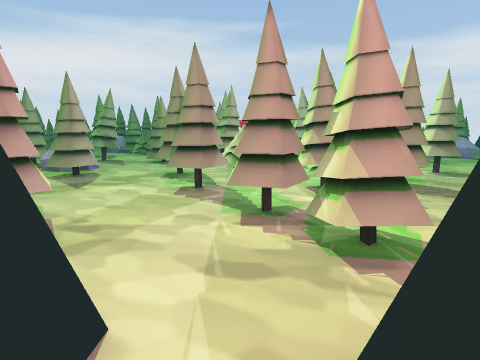
view 1 (above)

24 first-person views from a walk through a 3-D level made in the Unity game engine. The camera is 1.3 m above the floor, tilts 10° down and sees 80° across. The floor is counted in squares, 1 m on a side. Each view is taken from the middle of a square. On the plan, view 1 faces up. The plan holds only what a view shows up to about 13 squares ahead; the rest is blank. The place goes on beyond the plan. The player is left out. Some animated figures are left out.

view 2
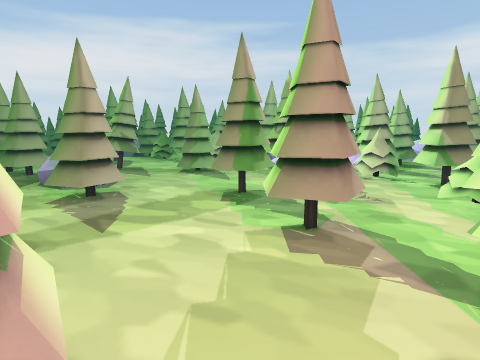

view 3
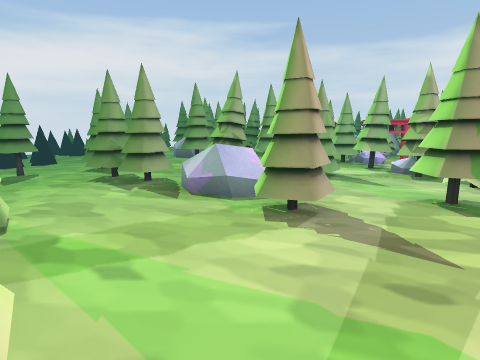

view 4
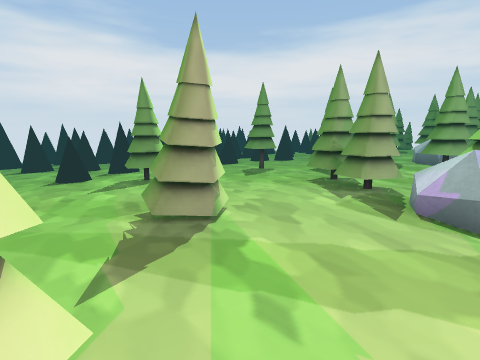

view 5
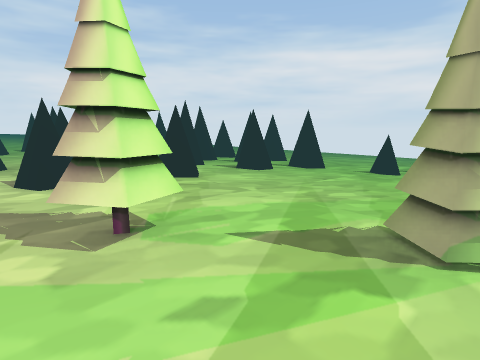

view 6
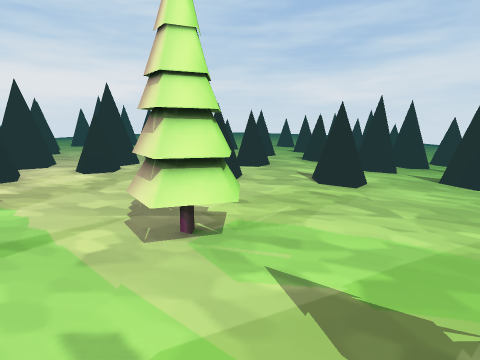

view 7
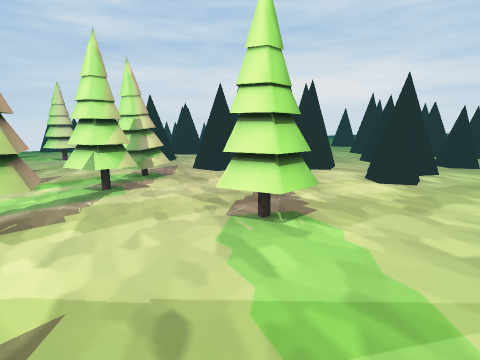

view 8
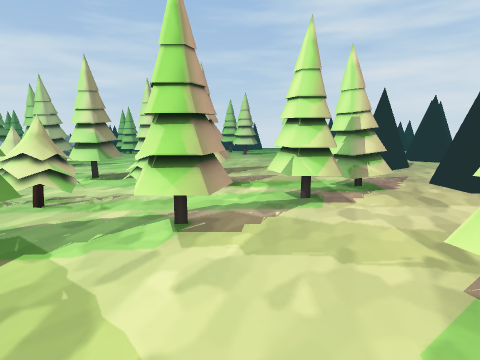

view 9
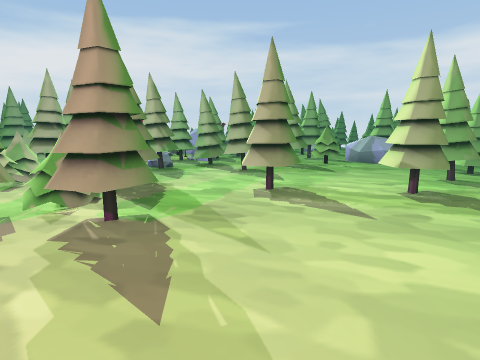

view 10
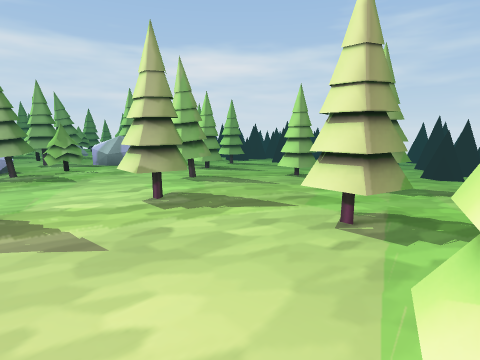

view 11
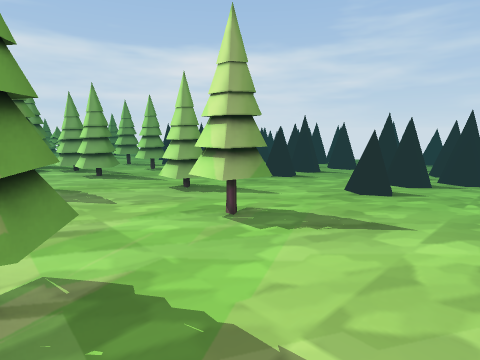

view 12
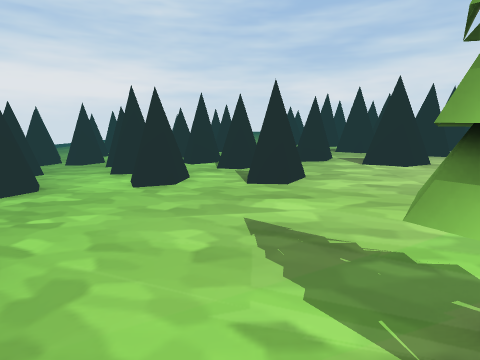

view 13
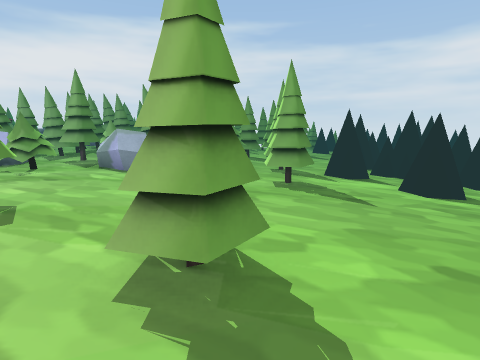

view 14
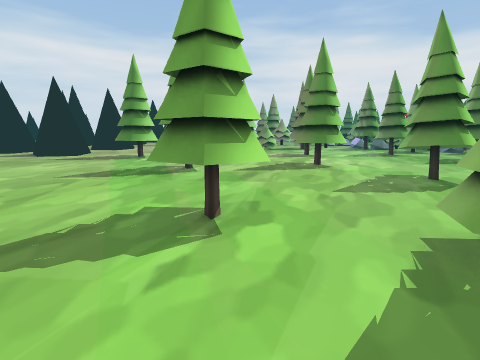

view 15
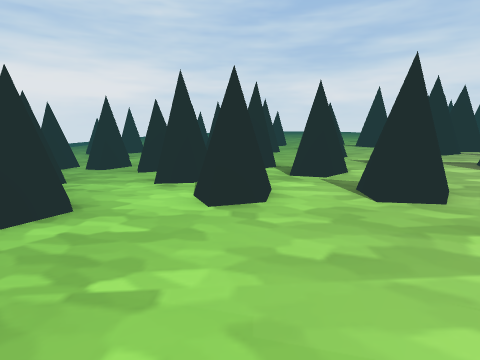

view 16
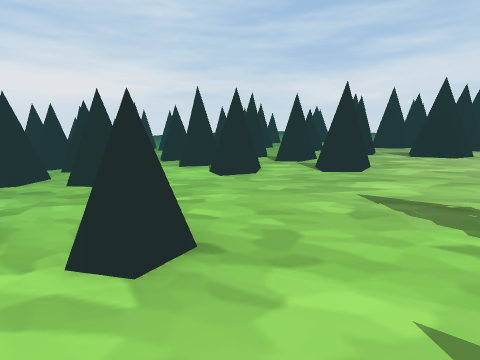

view 17
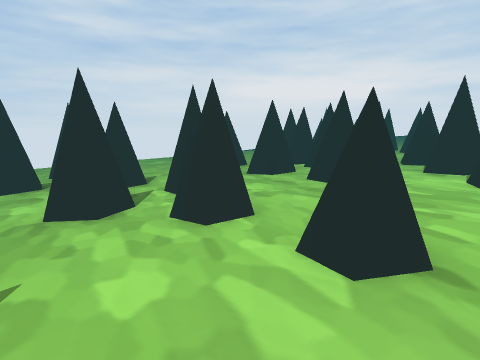

view 18
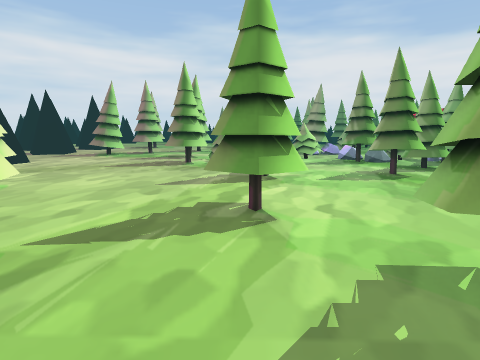

view 19
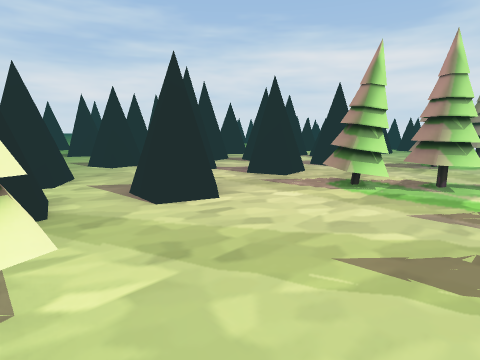

view 20
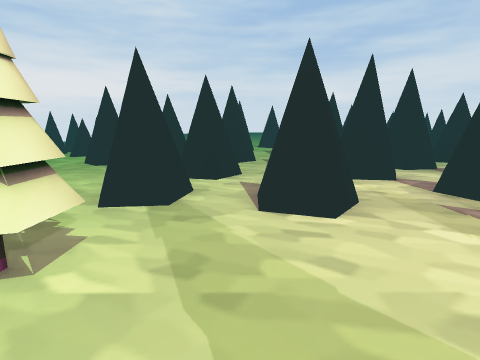

view 21
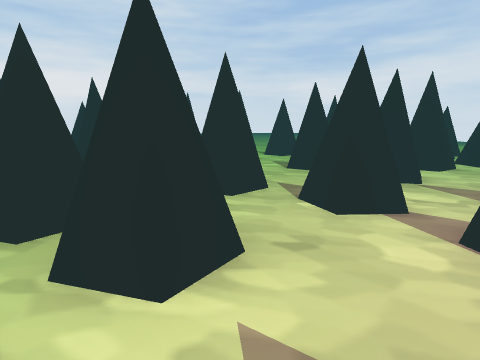

view 22
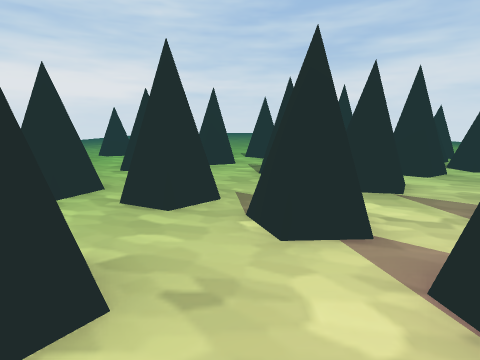

view 23
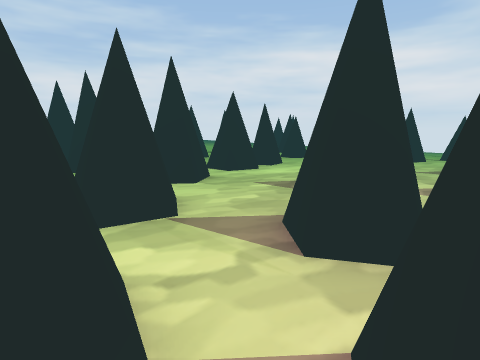

view 24
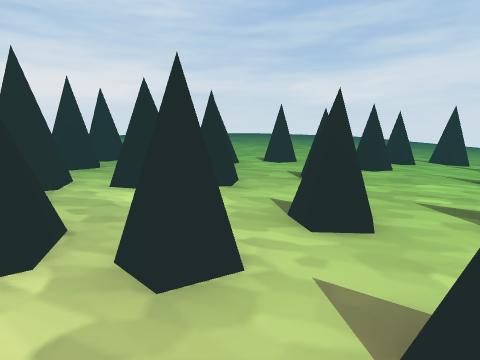

### Floor plan
Key: @ floor where view 1 was taken; # wall or solid block; x gap in a wall; . main floor; : floor 0.25 m higher than the main floor; - floor 0.25 m lower than the main floor; _ floor 0.5 m lower than the main floor; < floor 0.75 m lower than the main floor; ( floor 1 m lower than the main floor; / step, stairs or slope; = window, fence, low wall or low ledge; T pine tree; R rock; O other object.
Columns run from 21 left of view 1 to 26 right of it. Each row starts with its distance up from view 1.
 17       __    -TT TT TTR #TT   R  RR      ##<###
 16       __-TT -T--T  --- OTTT- RTT-RRTT_T_<<<<##
 15       TT-TT ----- T-TT O-TT-TTTT---TT_TT<<_<<
 14       TT------TT--T-T   T--TTT-----TT__T_<#
 13       __---TT-TT-TT-TT-TTT-TT------TT____<<
 12        ----TTTR-----TT-T---------T---____<<
 11         ----T.RR.----T-TT-------TTT--____/
 10   _#__TT---...RO...T-TT-TT-TT--T-T--TT___##<
  9   ____TT---....TT..TTT..T--TT-TT----TT____<<<<(
  8 <<__#=_----TT...T.......TT.-----------____<<<<<
  7 <<____-----T.......TTT.TTTT....----TT-____<<=#
  6   ____----..........T..T.......TTT-TT-__#__#<<<(
  5    ___----...TT......TT.........T.----_____<<#/(
  4    #__----...TT..TT..TTT.....TT...----_____<<#
  3    __-----........T...TT.....TT...-----____<<<
  2    __-----.=....... #.............-----_____<<<
  1     #--#-..#..#....##.##..#.##.....-#--#___#<##
  0        .-. .... .....@#.....##..##.-----____<#
 -1        -// .... .#=.#####...x... #.--#-_##__<x<
 -2       --# ...#. .##.##.##...#.=...##- --# ___#<#
 -3      -#-  .......# ..##..=....#... =--##  __<<##
 -4     --#   #......# #. #..#.... .#..- -##  #_<<
 -5    ##      .#....###.......##.=##..-#--    _##<
 -6             :..#.......##..  x#   .-          x#
 -7            ............##... .    .-
 -8            .......=.##  ##.. .. =
 -9           .......##x##  ##.. #..#
-10          .... #..   ..   ... #..
-11         -../# ...   ..   ..##  .
-12         -../  ...   .##  ..
-13        --..   ...#   ##  :.
-14        /- #   #..    =#
-15        #-      ..    ##

Positions as (right, up) in squares from view 1, and headings:
1: (0, 0), facing up
2: (-2, 3), facing up
3: (-6, 4), facing up
4: (-6, 5), facing up-left
5: (-6, 8), facing down-left
6: (-8, 8), facing down
7: (-6, 7), facing down-right
8: (-5, 6), facing right
9: (6, 3), facing up
10: (7, 4), facing up-right
11: (11, 3), facing up-right
12: (16, 8), facing down
13: (16, 7), facing up
14: (18, 7), facing left
15: (18, 6), facing down
16: (18, 9), facing down
17: (18, 9), facing down-right
18: (14, 9), facing left
19: (8, 6), facing down-left
20: (6, 6), facing down
21: (6, 1), facing down
22: (5, 0), facing down
23: (4, -2), facing down-left
24: (-5, -2), facing down
